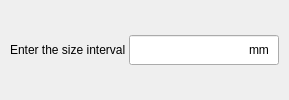
                <widget class="QWidget" name="twb_bin_size">
                 <attribute name="title">
                  <string>Bin Size</string>
                 </attribute>
                 <layout class="QHBoxLayout" name="horizontalLayout_12" stretch="1,2">
                  <property name="spacing">
                   <number>3</number>
                  </property>
                  <property name="leftMargin">
                   <number>10</number>
                  </property>
                  <property name="topMargin">
                   <number>20</number>
                  </property>
                  <property name="rightMargin">
                   <number>10</number>
                  </property>
                  <property name="bottomMargin">
                   <number>20</number>
                  </property>
                  <item>
                   <widget class="QLabel" name="lbl_bin_size">
                    <property name="sizePolicy">
                     <sizepolicy hsizetype="Preferred" vsizetype="Minimum">
                      <horstretch>0</horstretch>
                      <verstretch>0</verstretch>
                     </sizepolicy>
                    </property>
                    <property name="minimumSize">
                     <size>
                      <width>0</width>
                      <height>30</height>
                     </size>
                    </property>
                    <property name="text">
                     <string>Enter the size interval</string>
                    </property>
                   </widget>
                  </item>
                  <item>
                   <widget class="QWidget" name="widget_2" native="true">
                    <property name="sizePolicy">
                     <sizepolicy hsizetype="Fixed" vsizetype="Fixed">
                      <horstretch>0</horstretch>
                      <verstretch>0</verstretch>
                     </sizepolicy>
                    </property>
                    <property name="minimumSize">
                     <size>
                      <width>150</width>
                      <height>30</height>
                     </size>
                    </property>
                    <property name="maximumSize">
                     <size>
                      <width>150</width>
                      <height>30</height>
                     </size>
                    </property>
                    <widget class="QLineEdit" name="le_bin_size">
                     <property name="geometry">
                      <rect>
                       <x>0</x>
                       <y>0</y>
                       <width>150</width>
                       <height>30</height>
                      </rect>
                     </property>
                     <property name="minimumSize">
                      <size>
                       <width>0</width>
                       <height>30</height>
                      </size>
                     </property>
                    </widget>
                    <widget class="QLabel" name="lbl_unit_2">
                     <property name="geometry">
                      <rect>
                       <x>120</x>
                       <y>0</y>
                       <width>31</width>
                       <height>30</height>
                      </rect>
                     </property>
                     <property name="minimumSize">
                      <size>
                       <width>0</width>
                       <height>30</height>
                      </size>
                     </property>
                     <property name="text">
                      <string>mm</string>
                     </property>
                    </widget>
                   </widget>
                  </item>
                 </layout>
                </widget>
